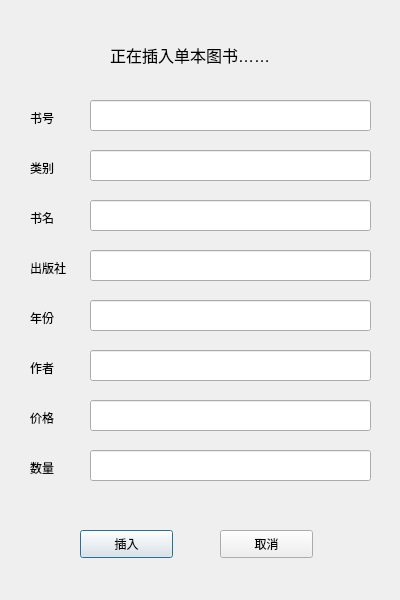
<?xml version="1.0" encoding="UTF-8"?>
<ui version="4.0">
 <class>InsOne</class>
 <widget class="QDialog" name="InsOne">
  <property name="geometry">
   <rect>
    <x>0</x>
    <y>0</y>
    <width>400</width>
    <height>600</height>
   </rect>
  </property>
  <property name="windowTitle">
   <string>单册图书入库</string>
  </property>
  <widget class="QLabel" name="label">
   <property name="geometry">
    <rect>
     <x>30</x>
     <y>110</y>
     <width>72</width>
     <height>15</height>
    </rect>
   </property>
   <property name="text">
    <string>书号</string>
   </property>
  </widget>
  <widget class="QLineEdit" name="writerEdit">
   <property name="geometry">
    <rect>
     <x>90</x>
     <y>350</y>
     <width>281</width>
     <height>31</height>
    </rect>
   </property>
  </widget>
  <widget class="QLabel" name="label_6">
   <property name="geometry">
    <rect>
     <x>30</x>
     <y>360</y>
     <width>72</width>
     <height>15</height>
    </rect>
   </property>
   <property name="text">
    <string>作者</string>
   </property>
  </widget>
  <widget class="QLineEdit" name="classEdit">
   <property name="geometry">
    <rect>
     <x>90</x>
     <y>150</y>
     <width>281</width>
     <height>31</height>
    </rect>
   </property>
  </widget>
  <widget class="QLineEdit" name="companyEdit">
   <property name="geometry">
    <rect>
     <x>90</x>
     <y>250</y>
     <width>281</width>
     <height>31</height>
    </rect>
   </property>
  </widget>
  <widget class="QPushButton" name="insertBtn">
   <property name="geometry">
    <rect>
     <x>80</x>
     <y>530</y>
     <width>93</width>
     <height>28</height>
    </rect>
   </property>
   <property name="text">
    <string>插入</string>
   </property>
  </widget>
  <widget class="QLineEdit" name="nameEdit">
   <property name="geometry">
    <rect>
     <x>90</x>
     <y>200</y>
     <width>281</width>
     <height>31</height>
    </rect>
   </property>
  </widget>
  <widget class="QLineEdit" name="numberEdit">
   <property name="geometry">
    <rect>
     <x>90</x>
     <y>450</y>
     <width>281</width>
     <height>31</height>
    </rect>
   </property>
  </widget>
  <widget class="QLabel" name="label_4">
   <property name="geometry">
    <rect>
     <x>30</x>
     <y>260</y>
     <width>72</width>
     <height>15</height>
    </rect>
   </property>
   <property name="text">
    <string>出版社</string>
   </property>
  </widget>
  <widget class="QLabel" name="label_8">
   <property name="geometry">
    <rect>
     <x>30</x>
     <y>460</y>
     <width>72</width>
     <height>15</height>
    </rect>
   </property>
   <property name="text">
    <string>数量</string>
   </property>
  </widget>
  <widget class="QLineEdit" name="yearEdit">
   <property name="geometry">
    <rect>
     <x>90</x>
     <y>300</y>
     <width>281</width>
     <height>31</height>
    </rect>
   </property>
  </widget>
  <widget class="QLabel" name="label_7">
   <property name="geometry">
    <rect>
     <x>30</x>
     <y>410</y>
     <width>72</width>
     <height>15</height>
    </rect>
   </property>
   <property name="text">
    <string>价格</string>
   </property>
  </widget>
  <widget class="QPushButton" name="exitBtn">
   <property name="geometry">
    <rect>
     <x>220</x>
     <y>530</y>
     <width>93</width>
     <height>28</height>
    </rect>
   </property>
   <property name="text">
    <string>取消</string>
   </property>
  </widget>
  <widget class="QLabel" name="label_3">
   <property name="geometry">
    <rect>
     <x>30</x>
     <y>210</y>
     <width>72</width>
     <height>15</height>
    </rect>
   </property>
   <property name="text">
    <string>书名</string>
   </property>
  </widget>
  <widget class="QLineEdit" name="priceEdit">
   <property name="geometry">
    <rect>
     <x>90</x>
     <y>400</y>
     <width>281</width>
     <height>31</height>
    </rect>
   </property>
  </widget>
  <widget class="QLineEdit" name="idEdit">
   <property name="geometry">
    <rect>
     <x>90</x>
     <y>100</y>
     <width>281</width>
     <height>31</height>
    </rect>
   </property>
  </widget>
  <widget class="QLabel" name="label_5">
   <property name="geometry">
    <rect>
     <x>30</x>
     <y>310</y>
     <width>72</width>
     <height>15</height>
    </rect>
   </property>
   <property name="text">
    <string>年份</string>
   </property>
  </widget>
  <widget class="QLabel" name="label_2">
   <property name="geometry">
    <rect>
     <x>30</x>
     <y>160</y>
     <width>72</width>
     <height>15</height>
    </rect>
   </property>
   <property name="text">
    <string>类别</string>
   </property>
  </widget>
  <widget class="QLabel" name="label_9">
   <property name="geometry">
    <rect>
     <x>110</x>
     <y>30</y>
     <width>261</width>
     <height>51</height>
    </rect>
   </property>
   <property name="text">
    <string>&lt;html&gt;&lt;head/&gt;&lt;body&gt;&lt;p&gt;&lt;span style=&quot; font-size:12pt;&quot;&gt;正在插入单本图书……&lt;/span&gt;&lt;/p&gt;&lt;/body&gt;&lt;/html&gt;</string>
   </property>
  </widget>
  <widget class="QLabel" name="label_10">
   <property name="geometry">
    <rect>
     <x>30</x>
     <y>30</y>
     <width>61</width>
     <height>51</height>
    </rect>
   </property>
   <property name="styleSheet">
    <string notr="true">image: url(C:/Users/jiang/Desktop/code/book2.jpg)</string>
   </property>
   <property name="text">
    <string/>
   </property>
  </widget>
 </widget>
 <resources/>
 <connections>
  <connection>
   <sender>exitBtn</sender>
   <signal>clicked()</signal>
   <receiver>InsOne</receiver>
   <slot>close()</slot>
   <hints>
    <hint type="sourcelabel">
     <x>303</x>
     <y>281</y>
    </hint>
    <hint type="destinationlabel">
     <x>349</x>
     <y>274</y>
    </hint>
   </hints>
  </connection>
 </connections>
</ui>
